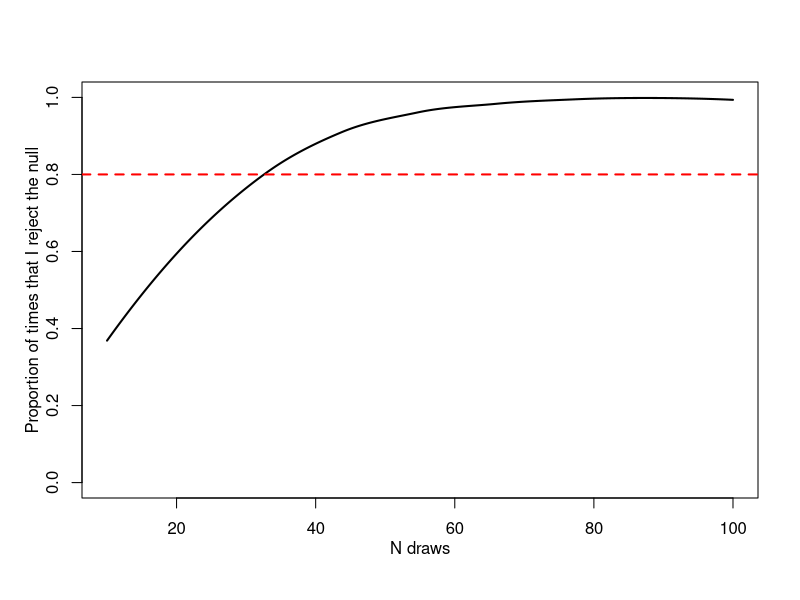

Source code (R):
##null hypothesis: x comes from N(mean=0.5,sd=1)

##first, a function to compute pvalue:
pval<-function(N,mu=1,sigma=1) {
    x<-rnorm(N,mean=mu,sd=sigma)
    m<-mean(x)
    se<-1/sqrt(length(x))  ##the 1 here is due to the assumption in the null hypothesis!! we would use a 'plug-in' estimator for this quantity in some cases.
    z<-(m-0.5)/se ##0.5 here due to null hypothesis
    2*pnorm(abs(z),lower.tail=FALSE) ##two-tailed test
}
pval<-Vectorize(pval) #this just makes sure that pval() will work for vector-valued N so that i can do it for lots of values

##now we'll iterate over many N values
N<-sort(runif(10000,10,100))
p<-pval(N)

##and finally a power curve
par(mgp=c(2,1,0))
plot(NULL,xlim=range(N),ylim=0:1,xlab="N draws",ylab="Proportion of times that I reject the null")
f<-function(p,N,...) {
    x<-ifelse(p<.05,1,0)
    m<-loess(x~N)
    lines(N,fitted(m),...)
}
f(p,N,lwd=2,col='black')
abline(.8,.0,col='red',lwd=2,lty=2)

